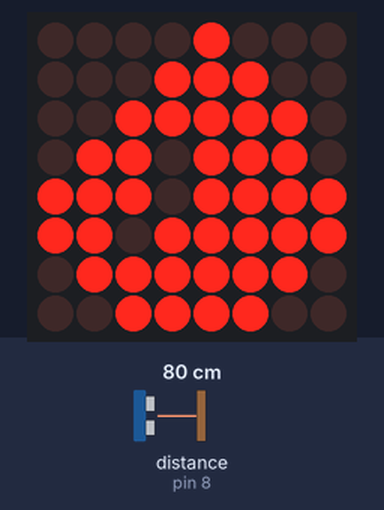
Bench run of a sketch on a simulated Arduino Uno, built with avr-gcc and run on an emulated ATmega328P. Shown: 8×8 LED matrix. Wiring (inferred from the names in the program): ultrasonic range finder: trigger pin 9; echo pin 8. The inputs (shaded band) are chosen by the test bench; at power-on: distance to the obstacle (sensor on pin 8) 80 cm. The echo pulse lasts 58.3 µs per cm.

Above: at 1.3 s.
1.4 s: distance to the obstacle (sensor on pin 8) set to 2 cm
At 2.1 s:
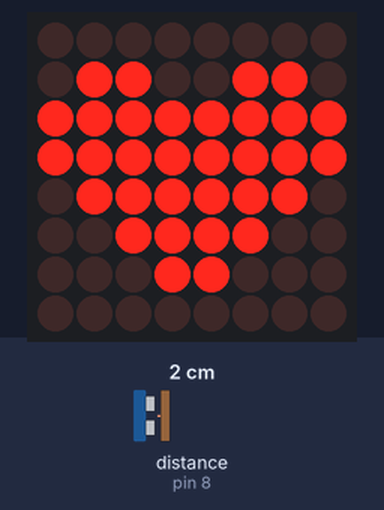
Timing chart, 0 to 4.4 s (numbered marks = the images above; inputs shaded):
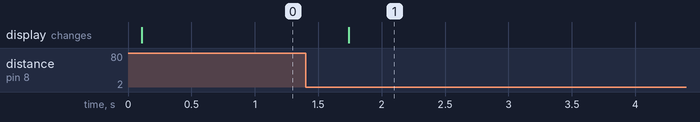

The sketch:

main.ino
```cpp
#include "LedControl.h"
#include "LowPower.h"

/*** 8x8 Matrix ***/
#define CS 10
#define DIN 12
#define CLK 11
#define EMPTY_LED 0x00 // The value to be sent to the matrix to turn off a LED

/*** Ultrasonic Sensor ***/
#define TANK_HEIGHT 12 // Distance from the sensor, down to the bottom of the tank (in cm)
#define FILL_HEIGHT 9 // Distance from the bottom of the tank, up to the maximum desired liquid height (in cm)
#define WATER_LEVEL_THRESHOLD 20 // The minimum water level at which the water tank should be refilled (percentage)
#define TRIG_PIN 9
#define ECHO_PIN 8
#define DISTANCE_SENSOR_POWER 3

/*** Soil Moisture Sensor ***/
#define MOISTURE_THRESHOLD 800 // The minimum moisture level at which the pump should be turned on (percentage)
#define MOISTURE_SENSOR_POWER 2
#define SENSOR_PIN A0

/*** Water Pump ***/
#define PUMP_POWER 5

/*** Other ***/
#define SLEEP_TIME 8000 // Sleep time in milliseconds
#define EMPTY_LED 0x00 // The value to be sent to the matrix to turn off a LED

byte heart[8] = {0x00, 0x66, 0xFF, 0xFF, 0x7E, 0x3C, 0x18, 0x00};
byte beer1[8] = {0xAC, 0xD4, 0xAF, 0x85, 0x85, 0x85, 0x87, 0xFC};
byte beer2[8] = {0xD4, 0xAC, 0xD7, 0x85, 0x85, 0x85, 0x87, 0xFC};
byte waterDrop[8] = {0x08, 0x1C, 0x3E, 0x6E, 0xEF, 0xDF, 0X7E, 0x3C};

LedControl lc=LedControl(DIN,CLK,CS,1);

int readWaterLevel() {
  digitalWrite(DISTANCE_SENSOR_POWER, HIGH);  // Turn the sensor ON
  delay(100); // Allow power to settle

  // Measure the distance
  digitalWrite(TRIG_PIN, HIGH);
  delayMicroseconds(10);
  digitalWrite(TRIG_PIN, LOW);

  long t = pulseIn(ECHO_PIN, HIGH);

  int distanceMeasured = t / 58; // Calculate the distance in cm
  int distanceSensorToFill = TANK_HEIGHT - FILL_HEIGHT;

  // Map the given value between 0 and 100, to obtain a percentage
  int tankLevel = map(distanceMeasured, distanceSensorToFill, TANK_HEIGHT, 100, 0);

  if (tankLevel > 100)
    tankLevel = 100;
  if (tankLevel < 0)
    tankLevel = 0;

  digitalWrite(DISTANCE_SENSOR_POWER, LOW); // Turn the sensor OFF

  return tankLevel;
}

int readSoilMoisture() {
  digitalWrite(MOISTURE_SENSOR_POWER, HIGH); // Turn the sensor ON
  delay(10); // Allow power to settle

  int moisture = analogRead(SENSOR_PIN); // Measure the moisture

  digitalWrite(MOISTURE_SENSOR_POWER, LOW); // Turn the sensor OFF

  return moisture;
}

void setup() {
  /*** 8x8 Matrix ***/
  lc.shutdown(0,false);
  /* Set the brightness to a medium values */
  lc.setIntensity(0,8);
  /* and clear the display */
  lc.clearDisplay(0);

  /**** Ultrasonic Sensor ****/
  pinMode(TRIG_PIN, OUTPUT);
  pinMode(ECHO_PIN, INPUT);
  pinMode(DISTANCE_SENSOR_POWER, OUTPUT);
  digitalWrite(DISTANCE_SENSOR_POWER, LOW); // Turn the sensor OFF

  /**** Soil Moisture Sensor ****/
  pinMode(MOISTURE_SENSOR_POWER, OUTPUT);
  digitalWrite(MOISTURE_SENSOR_POWER, LOW); // Turn the sensor OFF

  /**** Water Pump ****/
  pinMode(PUMP_POWER, OUTPUT);
  digitalWrite(PUMP_POWER, LOW); // Turn the pump OFF
}

void loop() {
  int waterLevel = readWaterLevel();

  if (waterLevel < WATER_LEVEL_THRESHOLD) {
    // Display a warning on the matrix and keep the pump turned off

    digitalWrite(PUMP_POWER, LOW);

    for (int i = 0; i < 8; i++) {
      lc.setRow(0, i, waterDrop[i]);
    }

    delay(300);
  } else {
    int soilMoisture = readSoilMoisture();

    if (soilMoisture > MOISTURE_THRESHOLD) {
      // Turn on the pump, display an animation with a beer on the matrix

      for (int i = 0; i < 8; i++) {
        lc.setRow(0, i, beer1[i]);
      }

      delay(200);

      for (int i = 0; i < 8; i++) {
        lc.setRow(0, i, beer2[i]);
      }

      delay(200);

      digitalWrite(PUMP_POWER, HIGH);
    } else {
      // Turn off the pump, display a heart on the matrix, put the board to sleep

      digitalWrite(PUMP_POWER, LOW);

      for (int i = 0; i < 8; i++) {
        lc.setRow(0, i, heart[i]);
      }

      LowPower.powerDown(SLEEP_8S, ADC_OFF, BOD_OFF);
    }
  }
}
```

Measured:
- after the input at 1.4 s, the display: changes after 0.34 s (image 1)
